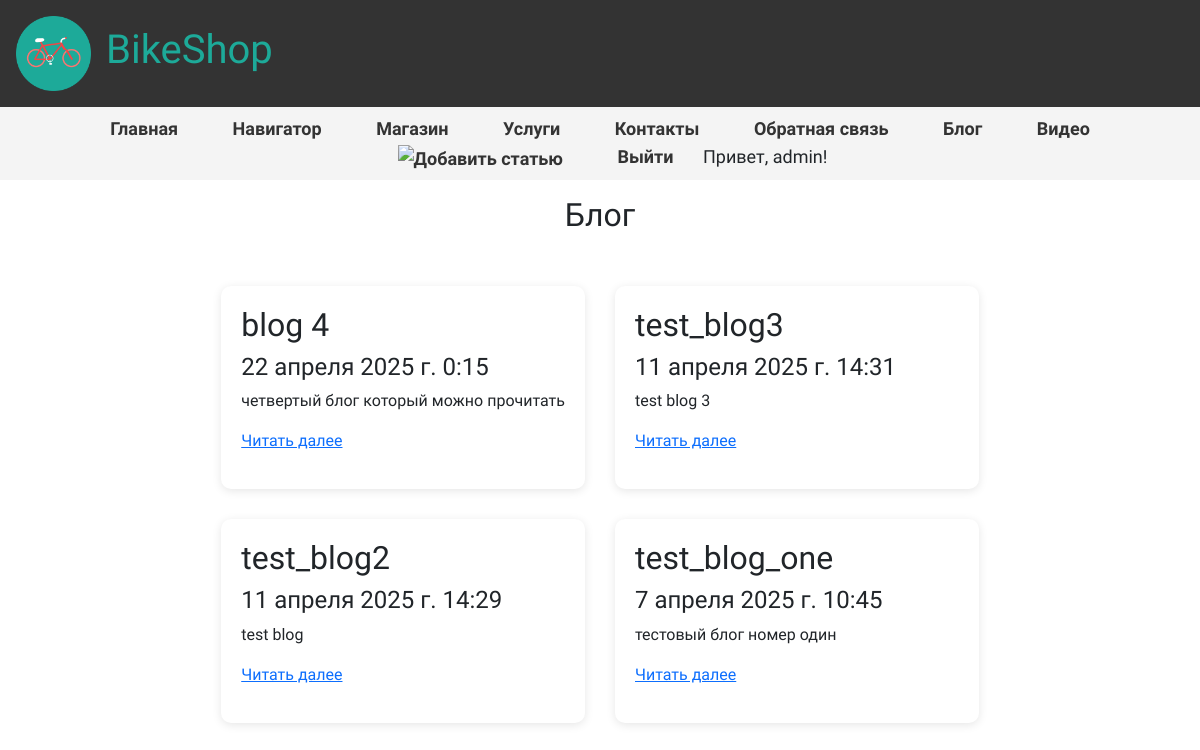
/blog/ (signed in), run on an earlier commit of the app's database.
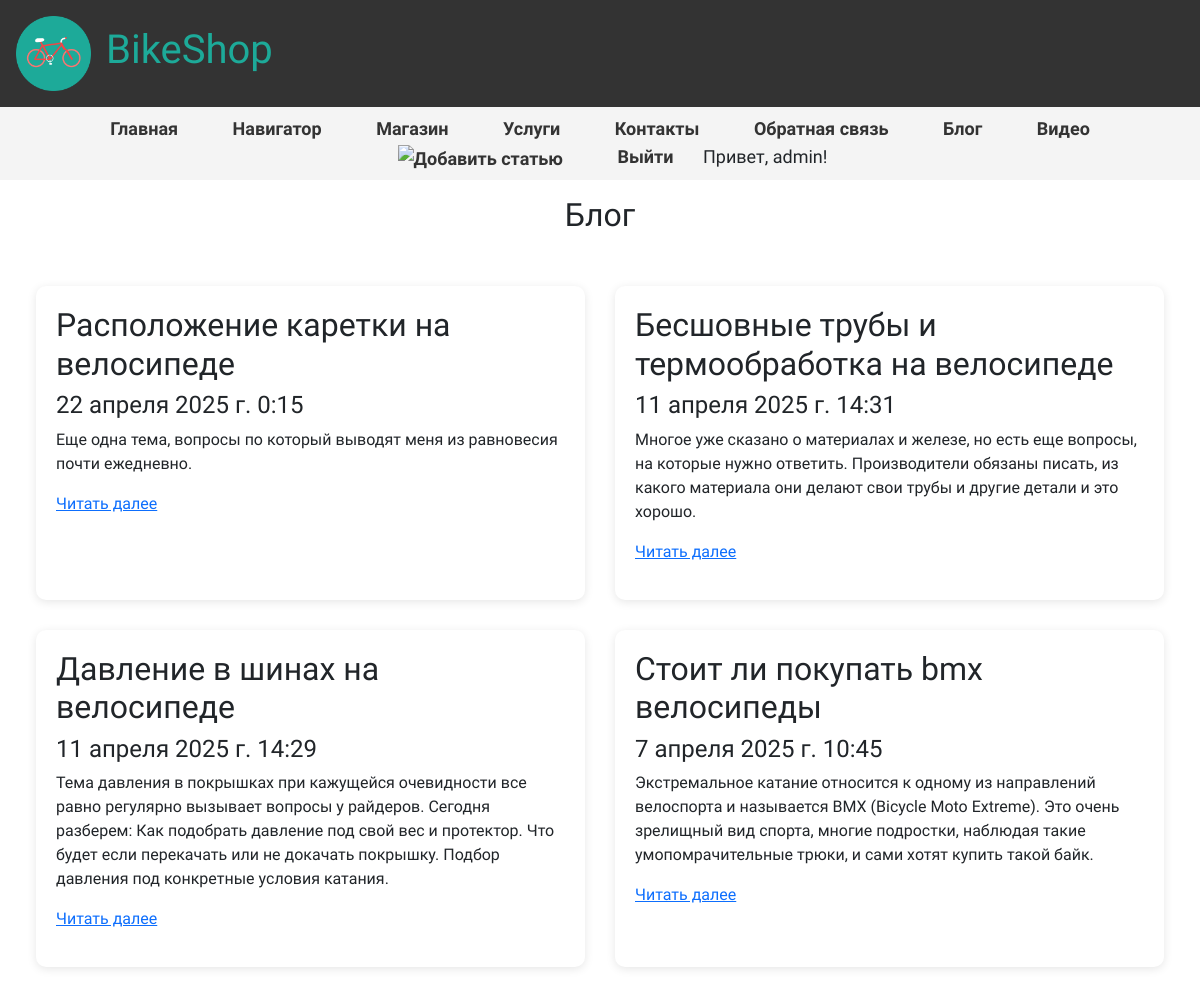
And on a later commit of the database.
### main/models.py (models this page shows, shortened)
class Blog(models.Model):
    title = models.CharField(max_length=200, verbose_name="Заголовок")
    short_content = models.TextField(verbose_name="Краткое содержание")
    full_content = models.TextField(verbose_name="Полное содержание")
    posted = models.DateTimeField(default=datetime.now, db_index=True, verbose_name="Опубликована")
    author = models.ForeignKey(User, on_delete=models.CASCADE, verbose_name="Автор")
    image = models.ImageField(upload_to='blog_images/', null=True, blank=True, verbose_name="Изображение")
    class Meta:
        verbose_name = "Статья блога"
        verbose_name_plural = "Статьи блога"
        ordering = ['-posted']

### main/views.py (the view)
# urls.py: path('blog/', views.blog, name='blog'),
def blog(request):
    assert isinstance(request, HttpRequest) # выполняет проверку типа объекта request во время выполнения программы.
    posts = Blog.objects.all()
    return render(
        request,
        'main/blog.html',
        {
            'title': 'Блог',
            'posts': posts,  # Передача
            'year': datetime.now().year,
        }
    )

### main/templates/main/blog.html
{% extends "main/layout.html" %}
{% block content %}
<h2>{{ title }}</h2> <br />
<div class="blog-grid">
    {% for post in posts %}
        <div class="blog-card">
            <h2>{{ post.title }}</h2>
            <h4>{{ post.posted }}</h4>
            <p>{{ post.short_content }}</p>
            <p><a href="{% url 'blogpost' parametr=post.id %}">Читать далее</a></p>
        </div>
    {% endfor %}
</div>
{% endblock %}

### main/templates/main/layout.html (shortened to what this page needs)
{% load static %}
<!DOCTYPE html>
<html lang="ru">
<head>
    <link rel="stylesheet" href="{% static 'main/css/site.css' %}">
    <link rel="stylesheet" href="{% static 'main/css/bootstrap.css' %}">
</head>
<body>
    <header>
        <a href="{% url 'about' %}">
            <img src="{% static 'main/images/logo.png' %}" alt="Логотип BikeShop" class="logo">
        </a>
        <h1>BikeShop</h1>
    </header>
    <nav>
        <a href="{% url 'about' %}">Главная</a>
        <a href="{% url 'links' %}">Навигатор</a>
        <a href="{% url 'shop' %}">Магазин</a>
        <a href="{% url 'services' %}">Услуги</a>
        <a href="{% url 'contacts' %}">Контакты</a>
        <a href="{% url 'feedback' %}">Обратная связь</a>
        <a href="{% url 'blog' %}">Блог</a>
        <a href="{% url 'video' %}">Видео</a>
        {% if user.is_superuser %}
        <a href="{% url 'newpost' %}" class="add-post-icon">
            <img src="{% static 'main/content/add_new.png' %}" alt="Добавить статью" title="Добавить статью">
        </a>
        {% endif %}
        {% if not user.is_authenticated %}
            <a href="{% url 'registration' %}">Регистрация</a>
            <a href="{% url 'login' %}">Вход</a>
        {% else %}
            <a href="{% url 'logout' %}">Выйти</a>
            <span>Привет, {{ user.username }}!</span>
        {% endif %}
    </nav>
    <main>
        {% block content %}{% endblock %}
    </main>
</body>
</html>

### main/static/main/css/site.css (style rules this page uses)
* { font-family: 'Chocolate Classical Sans', sans-serif; }
body { margin: 0; padding: 0; background-color: #f4f4f4; }
header { background-color: #333; color: #fff; text-align: left; padding: 1rem; display: flex; align-items: center; justify-content: flex-start; }
.logo { width: 75px; height: auto; margin-right: 15px; }
nav { font-family: 'Dancing Script', cursive; background-color: #f4f4f4; font-size: 18px; padding: 0.5rem; text-align: center; }
nav a { margin: 0 15px; text-decoration: none; color: #333; font-weight: bold; padding: 5px 10px; border-radius: 5px; }
main { padding: 1rem; display: flex; flex-direction: column; align-items: center; }
h1 { color: rgb(29, 170, 153); }
.blog-grid { display: grid; grid-template-columns: repeat(2, 1fr); gap: 30px; padding: 20px; }
.blog-card { background-color: #fff; border-radius: 10px; padding: 20px; box-shadow: 0 2px 10px rgba(0, 0, 0, 0.1); }
.add-post-icon img { width: 70px; height: 70px; transition: transform 0.3s ease; background: none; background-color: none; }
nav .add-post-icon, nav .add-post-icon:hover { background-color: transparent !important; }

What changed in the data, as far as the page shows it:
changed Blog: title "blog 4" → "Расположение каретки на велосипеде"; short_content "четвертый блог который можно прочитать" → "Еще одна тема, вопросы по который выводят меня из равновесия почти ежедневно."
changed Blog: title "test_blog3" → "Бесшовные трубы и термообработка на велосипеде"; short_content "test blog 3" → "Многое уже сказано о материалах и железе, но есть еще вопросы, на которые нужно ответить. Производители обязаны писать, из какого материала они делают свои трубы и другие детали и это хорошо."
changed Blog: title "test_blog2" → "Давление в шинах на велосипеде"; short_content "test blog" → "Тема давления в покрышках при кажущейся очевидности все равно регулярно вызывает вопросы у райдеров. Сегодня разберем: Как подобрать давление под свой вес и протектор. Что будет если перекачать или не докачать покрышку. Подбор давления под конкретные условия катания."
changed Blog: title "test_blog_one" → "Стоит ли покупать bmx велосипеды"; short_content "тестовый блог номер один" → "Экстремальное катание относится к одному из направлений велоспорта и называется BMX (Bicycle Moto Extreme). Это очень зрелищный вид спорта, многие подростки, наблюдая такие умопомрачительные трюки, и сами хотят купить такой байк."
